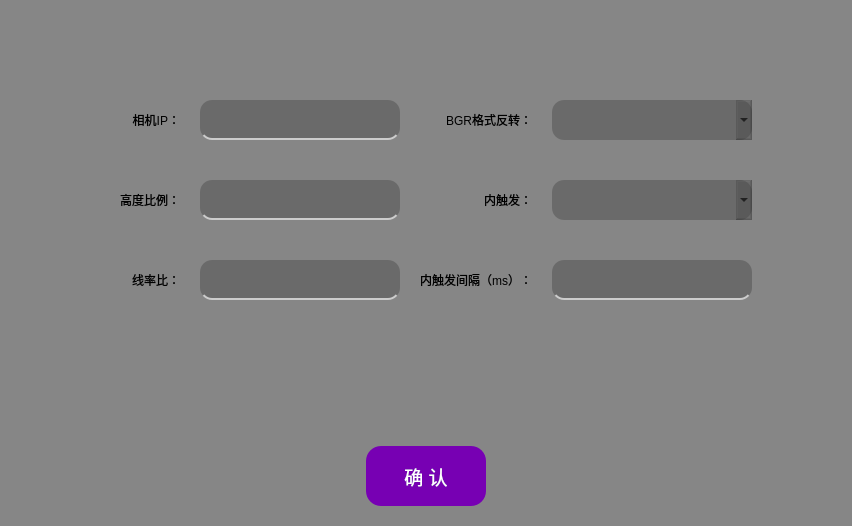
     <widget class="QWidget" name="tab">
      <property name="styleSheet">
       <string notr="true">QWidget{
	background-color: rgba(64, 64, 64, 100);
	font: 12pt &quot;Microsoft YaHei UI&quot;;
}

QLabel{
	background-color: rgba(47, 47, 47, 0);
	font: 10pt &quot;Microsoft YaHei UI&quot;;
}

QLineEdit{
	border: none;
    border-bottom: 2px solid #ccc;
	border-radius: 12px;
	font: 12pt &quot;Microsoft YaHei UI&quot;;
}

QLineEdit:focus {
    border-bottom-color: #4caf50;     /* 聚焦时高亮下划线 */
}

QComboBox{
	border-radius: 12px;
	font: 12pt &quot;Microsoft YaHei UI&quot;;
}

QToolButton {
	color: rgb(255, 255, 255);
	background-color: rgb(27, 16, 71);
	border: none;
	border-radius: 20px;
}

QToolButton::menu-indicator { 
	image: None;
}

QToolButton:hover {
	color: rgb(255, 255, 255);
	background-color: rgba(27, 16, 71, 200);
	border: none;
}</string>
      </property>
      <attribute name="title">
       <string>相机设置</string>
      </attribute>
      <layout class="QVBoxLayout" name="verticalLayout_2">
       <property name="leftMargin">
        <number>0</number>
       </property>
       <property name="topMargin">
        <number>0</number>
       </property>
       <property name="rightMargin">
        <number>0</number>
       </property>
       <property name="bottomMargin">
        <number>20</number>
       </property>
       <item>
        <layout class="QGridLayout" name="gridLayout">
         <property name="leftMargin">
          <number>100</number>
         </property>
         <property name="topMargin">
          <number>100</number>
         </property>
         <property name="rightMargin">
          <number>100</number>
         </property>
         <property name="bottomMargin">
          <number>100</number>
         </property>
         <property name="horizontalSpacing">
          <number>20</number>
         </property>
         <property name="verticalSpacing">
          <number>40</number>
         </property>
         <item row="1" column="2">
          <widget class="QLabel" name="label_5">
           <property name="minimumSize">
            <size>
             <width>80</width>
             <height>40</height>
            </size>
           </property>
           <property name="maximumSize">
            <size>
             <width>200</width>
             <height>40</height>
            </size>
           </property>
           <property name="styleSheet">
            <string notr="true">QLabel{
	background-color: rgba(47, 47, 47, 0);
	font: 12pt &quot;Microsoft YaHei UI&quot;;
}</string>
           </property>
           <property name="text">
            <string>内触发：</string>
           </property>
           <property name="alignment">
            <set>Qt::AlignmentFlag::AlignRight|Qt::AlignmentFlag::AlignTrailing|Qt::AlignmentFlag::AlignVCenter</set>
           </property>
          </widget>
         </item>
         <item row="2" column="3">
          <widget class="QLineEdit" name="Tab1_TriggerTimer_Edit">
           <property name="sizePolicy">
            <sizepolicy hsizetype="Preferred" vsizetype="Preferred">
             <horstretch>0</horstretch>
             <verstretch>0</verstretch>
            </sizepolicy>
           </property>
           <property name="minimumSize">
            <size>
             <width>200</width>
             <height>40</height>
            </size>
           </property>
           <property name="styleSheet">
            <string notr="true">border-radius: 12px;</string>
           </property>
          </widget>
         </item>
         <item row="2" column="0">
          <widget class="QLabel" name="label_3">
           <property name="minimumSize">
            <size>
             <width>80</width>
             <height>40</height>
            </size>
           </property>
           <property name="maximumSize">
            <size>
             <width>200</width>
             <height>40</height>
            </size>
           </property>
           <property name="styleSheet">
            <string notr="true">QLabel{
	background-color: rgba(47, 47, 47, 0);
	font: 12pt &quot;Microsoft YaHei UI&quot;;
}</string>
           </property>
           <property name="text">
            <string>线率比：</string>
           </property>
           <property name="alignment">
            <set>Qt::AlignmentFlag::AlignRight|Qt::AlignmentFlag::AlignTrailing|Qt::AlignmentFlag::AlignVCenter</set>
           </property>
          </widget>
         </item>
         <item row="1" column="1">
          <widget class="QLineEdit" name="Tab1_Hight_Edit">
           <property name="sizePolicy">
            <sizepolicy hsizetype="Preferred" vsizetype="Preferred">
             <horstretch>0</horstretch>
             <verstretch>0</verstretch>
            </sizepolicy>
           </property>
           <property name="minimumSize">
            <size>
             <width>200</width>
             <height>40</height>
            </size>
           </property>
           <property name="styleSheet">
            <string notr="true">border-radius: 12px;</string>
           </property>
          </widget>
         </item>
         <item row="2" column="1">
          <widget class="QLineEdit" name="Tab1_LineRate_Edit">
           <property name="sizePolicy">
            <sizepolicy hsizetype="Preferred" vsizetype="Preferred">
             <horstretch>0</horstretch>
             <verstretch>0</verstretch>
            </sizepolicy>
           </property>
           <property name="minimumSize">
            <size>
             <width>200</width>
             <height>40</height>
            </size>
           </property>
           <property name="styleSheet">
            <string notr="true">border-radius: 12px;</string>
           </property>
          </widget>
         </item>
         <item row="0" column="1">
          <widget class="QLineEdit" name="Tab1_IP_Edit">
           <property name="sizePolicy">
            <sizepolicy hsizetype="Preferred" vsizetype="Preferred">
             <horstretch>0</horstretch>
             <verstretch>0</verstretch>
            </sizepolicy>
           </property>
           <property name="minimumSize">
            <size>
             <width>200</width>
             <height>40</height>
            </size>
           </property>
           <property name="styleSheet">
            <string notr="true">border-radius: 12px;</string>
           </property>
          </widget>
         </item>
         <item row="1" column="0">
          <widget class="QLabel" name="label_2">
           <property name="minimumSize">
            <size>
             <width>80</width>
             <height>40</height>
            </size>
           </property>
           <property name="maximumSize">
            <size>
             <width>200</width>
             <height>40</height>
            </size>
           </property>
           <property name="styleSheet">
            <string notr="true">QLabel{
	background-color: rgba(47, 47, 47, 0);
	font: 12pt &quot;Microsoft YaHei UI&quot;;
}</string>
           </property>
           <property name="text">
            <string>高度比例：</string>
           </property>
           <property name="alignment">
            <set>Qt::AlignmentFlag::AlignRight|Qt::AlignmentFlag::AlignTrailing|Qt::AlignmentFlag::AlignVCenter</set>
           </property>
          </widget>
         </item>
         <item row="0" column="0">
          <widget class="QLabel" name="label">
           <property name="minimumSize">
            <size>
             <width>80</width>
             <height>40</height>
            </size>
           </property>
           <property name="maximumSize">
            <size>
             <width>200</width>
             <height>40</height>
            </size>
           </property>
           <property name="styleSheet">
            <string notr="true">QLabel{
	background-color: rgba(47, 47, 47, 0);
	font: 12pt &quot;Microsoft YaHei UI&quot;;
}</string>
           </property>
           <property name="text">
            <string>相机IP：</string>
           </property>
           <property name="alignment">
            <set>Qt::AlignmentFlag::AlignRight|Qt::AlignmentFlag::AlignTrailing|Qt::AlignmentFlag::AlignVCenter</set>
           </property>
          </widget>
         </item>
         <item row="0" column="2">
          <widget class="QLabel" name="label_4">
           <property name="minimumSize">
            <size>
             <width>80</width>
             <height>40</height>
            </size>
           </property>
           <property name="maximumSize">
            <size>
             <width>200</width>
             <height>40</height>
            </size>
           </property>
           <property name="styleSheet">
            <string notr="true">QLabel{
	background-color: rgba(47, 47, 47, 0);
	font: 12pt &quot;Microsoft YaHei UI&quot;;
}</string>
           </property>
           <property name="text">
            <string>BGR格式反转：</string>
           </property>
           <property name="alignment">
            <set>Qt::AlignmentFlag::AlignRight|Qt::AlignmentFlag::AlignTrailing|Qt::AlignmentFlag::AlignVCenter</set>
           </property>
          </widget>
         </item>
         <item row="2" column="2">
          <widget class="QLabel" name="label_6">
           <property name="minimumSize">
            <size>
             <width>80</width>
             <height>40</height>
            </size>
           </property>
           <property name="maximumSize">
            <size>
             <width>200</width>
             <height>40</height>
            </size>
           </property>
           <property name="styleSheet">
            <string notr="true">QLabel{
	background-color: rgba(47, 47, 47, 0);
	font: 12pt &quot;Microsoft YaHei UI&quot;;
}</string>
           </property>
           <property name="text">
            <string>内触发间隔（ms）：</string>
           </property>
           <property name="alignment">
            <set>Qt::AlignmentFlag::AlignRight|Qt::AlignmentFlag::AlignTrailing|Qt::AlignmentFlag::AlignVCenter</set>
           </property>
          </widget>
         </item>
         <item row="0" column="3">
          <widget class="QComboBox" name="Tab1_BGR_Combo">
           <property name="sizePolicy">
            <sizepolicy hsizetype="Preferred" vsizetype="Preferred">
             <horstretch>0</horstretch>
             <verstretch>0</verstretch>
            </sizepolicy>
           </property>
           <property name="minimumSize">
            <size>
             <width>200</width>
             <height>40</height>
            </size>
           </property>
           <property name="styleSheet">
            <string notr="true">border-radius: 12px;</string>
           </property>
          </widget>
         </item>
         <item row="1" column="3">
          <widget class="QComboBox" name="Tab1_TriggerSource_Combo">
           <property name="sizePolicy">
            <sizepolicy hsizetype="Preferred" vsizetype="Preferred">
             <horstretch>0</horstretch>
             <verstretch>0</verstretch>
            </sizepolicy>
           </property>
           <property name="minimumSize">
            <size>
             <width>200</width>
             <height>40</height>
            </size>
           </property>
           <property name="styleSheet">
            <string notr="true">border-radius: 12px;</string>
           </property>
          </widget>
         </item>
        </layout>
       </item>
       <item>
        <spacer name="verticalSpacer_4">
         <property name="orientation">
          <enum>Qt::Orientation::Vertical</enum>
         </property>
         <property name="sizeHint" stdset="0">
          <size>
           <width>20</width>
           <height>40</height>
          </size>
         </property>
        </spacer>
       </item>
       <item>
        <layout class="QHBoxLayout" name="horizontalLayout">
         <property name="sizeConstraint">
          <enum>QLayout::SizeConstraint::SetDefaultConstraint</enum>
         </property>
         <item>
          <spacer name="horizontalSpacer">
           <property name="orientation">
            <enum>Qt::Orientation::Horizontal</enum>
           </property>
           <property name="sizeType">
            <enum>QSizePolicy::Policy::Preferred</enum>
           </property>
           <property name="sizeHint" stdset="0">
            <size>
             <width>40</width>
             <height>20</height>
            </size>
           </property>
          </spacer>
         </item>
         <item>
          <widget class="QPushButton" name="CameraSetBtn">
           <property name="sizePolicy">
            <sizepolicy hsizetype="Preferred" vsizetype="Preferred">
             <horstretch>0</horstretch>
             <verstretch>0</verstretch>
            </sizepolicy>
           </property>
           <property name="minimumSize">
            <size>
             <width>120</width>
             <height>60</height>
            </size>
           </property>
           <property name="maximumSize">
            <size>
             <width>120</width>
             <height>60</height>
            </size>
           </property>
           <property name="font">
            <font>
             <family>Microsoft YaHei UI</family>
             <pointsize>14</pointsize>
             <italic>false</italic>
             <bold>false</bold>
            </font>
           </property>
           <property name="styleSheet">
            <string notr="true">QPushButton {
	color: rgb(255, 255, 255);
	/*background-color: rgb(27, 16, 71);*/
	background-color: rgba(119, 0, 179, 255);
	
	border: none;
	border-radius: 15px;
	font: 14pt &quot;Microsoft YaHei UI&quot;;
}

 
QPushButton:hover {
	color: rgb(255, 255, 255);
	background-color: rgba(119, 0, 179, 150);
	border: none;
	font: 12pt &quot;Microsoft YaHei UI&quot;;
}</string>
           </property>
           <property name="text">
            <string>确 认</string>
           </property>
          </widget>
         </item>
         <item>
          <spacer name="horizontalSpacer_2">
           <property name="orientation">
            <enum>Qt::Orientation::Horizontal</enum>
           </property>
           <property name="sizeType">
            <enum>QSizePolicy::Policy::Preferred</enum>
           </property>
           <property name="sizeHint" stdset="0">
            <size>
             <width>40</width>
             <height>20</height>
            </size>
           </property>
          </spacer>
         </item>
        </layout>
       </item>
      </layout>
     </widget>
